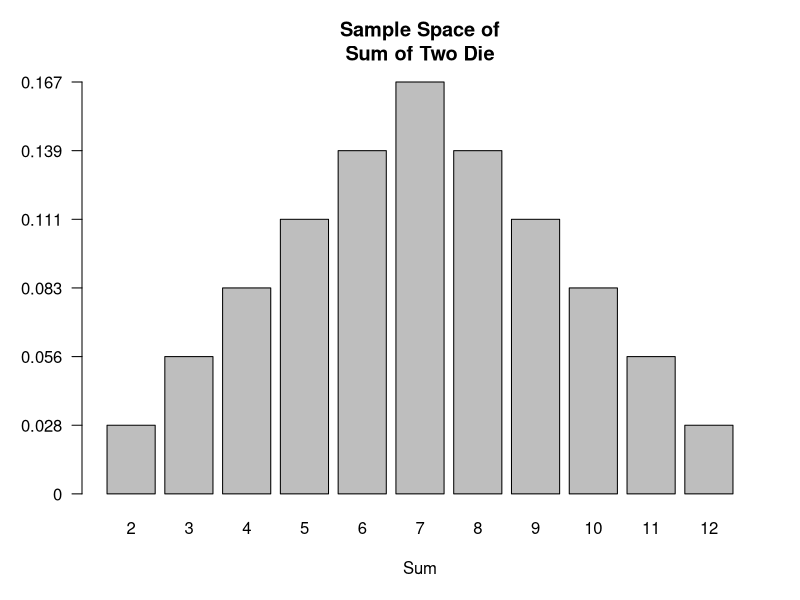
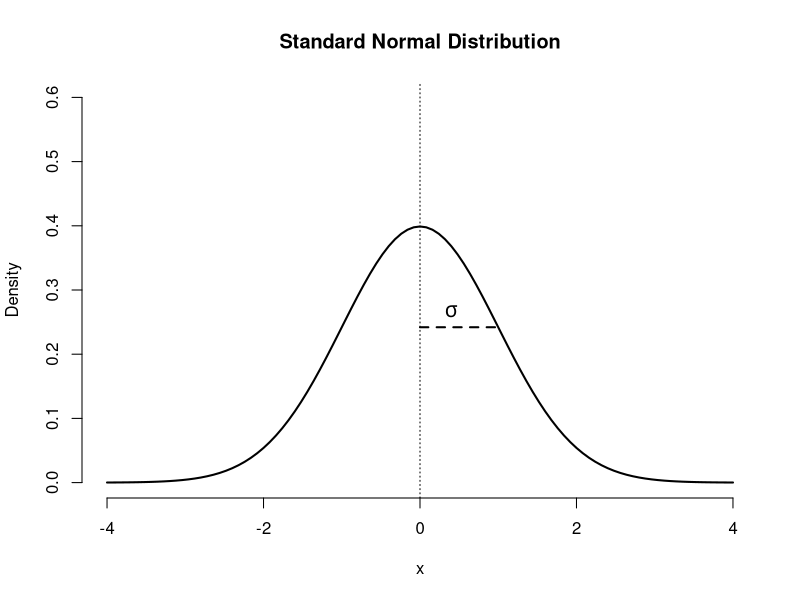
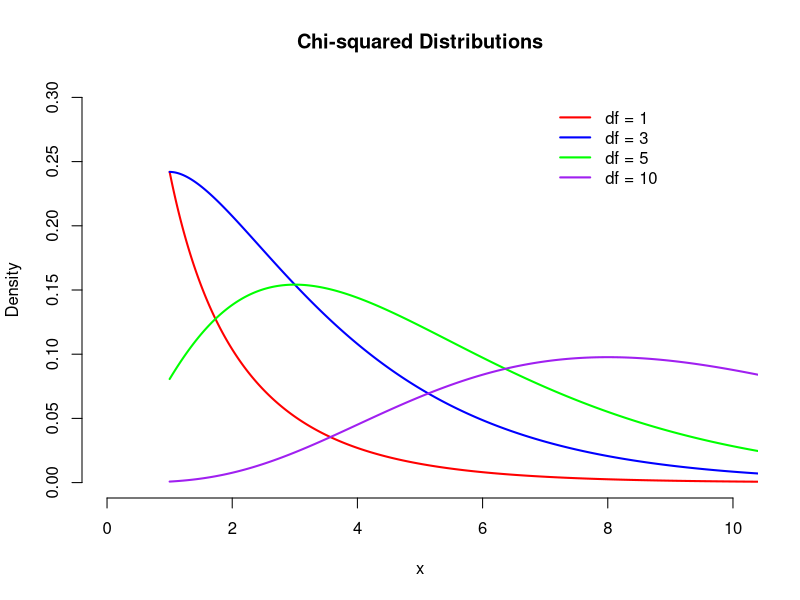

Reproduce these figures in R, in order.
tdss <- apply(expand.grid(1:6,1:6), MARGIN = 1,FUN = sum)


barplot(
  table(tdss),
  main = "Sample Space of\nSum of Two Die",
  xlab = "Sum",
  yaxt = "n"
  )

axis(
  side = 2,
  labels = as.character(round(0:6/36,3)),
  at = 0:6,
  las = 1
  )


curve(dnorm(x, mean = 0, sd = 1), from = -4, to = 4,
      ylab = "Density", main = "Standard Normal Distribution",
      col = "black", lwd = 2,bty = "n",
      ylim = c(0,0.6))

lines(
  x = c(0, 1),
  y = c(dnorm(1,0,1),dnorm(1,0,1)),
  lwd = 2,
  lty = 20
)

abline(
  v = c(0),
  lty = 21,
  )


text(
  x = 0.4,
  y = dnorm(1,0,1) + 0.025,
  labels = bquote(sigma),
  cex = 1.25
)


plot(
  NA,
  xlim = c(0, 10),
  ylim = c(0,0.3),
  main = "Chi-squared Distributions",
  bty = "n",
  xlab = "x",
  ylab = "Density"
)

x <- seq(1,15,by = 0.01)


lines(
  x,
  dchisq(x, df = 1),
  col = "red",
  lwd = 2
)


lines(
  x,
  dchisq(x,df = 3),
  col = "blue",
  lwd = 2
  )

lines(
  x,
  dchisq(x, df = 5),
  col = "green",
  lwd = 2
)

lines(
  x,
  dchisq(x, df = 10),
  col = "purple",
  lwd = 2
)

legend(
  x = 7,
  y = 0.30,
  legend = c(
    "df = 1",
    "df = 3",
    "df = 5",
    "df = 10"
  ),
  col = c(
    "red",
    "blue",
    "green",
    "purple"
  ),
  lwd = 2,
  bty = "n"
)




